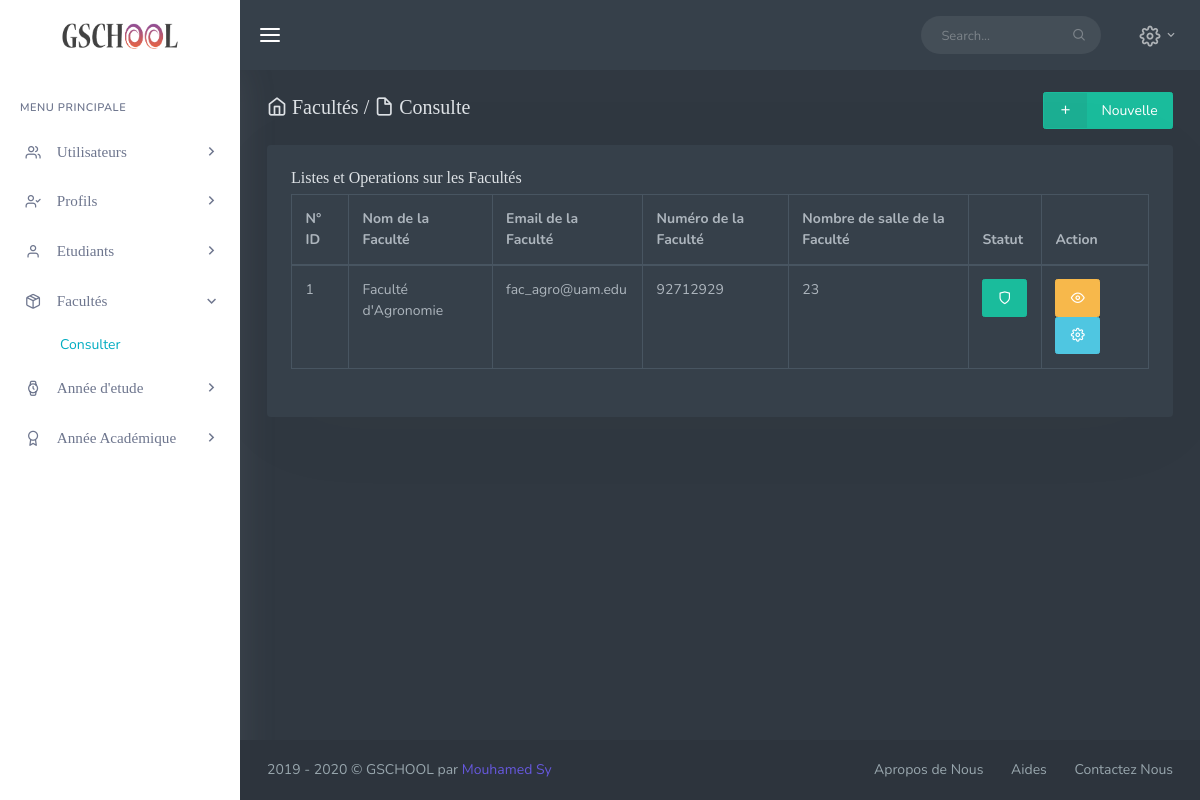
The app's page /faculte_liste_view.php (signed in) with its own data.
### tables this page shows
CREATE TABLE IF NOT EXISTS `faculte` (
  `id_fac` int(11) NOT NULL AUTO_INCREMENT,
  `nom_fac` varchar(150) NOT NULL,
  `email_fac` varchar(50) NOT NULL,
  `tel_fac` int(20) NOT NULL,
  `nbr_salle` int(11) NOT NULL,
  `statut_fac` int(11) NOT NULL DEFAULT '1',
  PRIMARY KEY (`id_fac`)
);

### faculte_liste_view.php (the view, shortened to what this page needs)
<?php
    require_once('faculte_db_manager.php');
    $requete = "SELECT * FROM faculte ORDER BY nom_fac";
    $affichage = $pdo->query($requete);
?>
<?php include_once('pages/entete_page.php'); ?>
        <div id="wrapper">
            <?php include_once('pages/header.php') ?>
                <?php include_once('pages/menu.php') ?>
            <div class="content-page">
                <div class="content">
                    <div class="container-fluid">
                        <div class="row">
                            <div class="col-12">
                                <div class="page-title-box">
                                    <div class="page-title-right">
                                        <button type="button" class="btn btn-success waves-effect waves-light"
                                                data-toggle="modal" data-target="#con-close-modal">
                                            <span class="btn-label"><i class=" mdi mdi-plus"></i></span>Nouvelle
                                        </button>
                                    </div>
                                    <h4 class="page-title"><i class="fe-home"></i> Facultés / <i class="fe-file"> Consulte</i></h4>
                                </div>
                            </div>
                        </div>
                       <div class="row">
                            <div class="col-sm-12">
                                <div class="card-box">
                                    <h4 class="header-title">Listes et Operations sur les Facultés</h4>
                                    <table class="table table-bordered table-hover">
                                        <thead>
                                            <th>N° ID</th>
                                            <th>Nom de la Faculté</th>
                                            <th>Email de la Faculté</th>
                                            <th>Numéro de la Faculté</th>
                                            <th>Nombre de salle de la Faculté</th>
                                            <th>Statut</th>
                                            <th>Action</th>
                                        </thead>
                                        <tbody>
                                            <?php $i=1;
                                            while($row = $affichage->fetch()){
                                             ?>
                                                <tr>
                                                    <td><?= $i++ ; ?></td>
                                                    <td><?=  $row['nom_fac']; ?></td>
                                                    <td><?=  $row['email_fac']; ?></td>
                                                    <td><?=  $row['tel_fac']; ?></td>
                                                    <td><?=  $row['nbr_salle']; ?></td>
                                                    <td>
                                                        <a href="faculte_liste_view.php?id_fac=<?php echo $row['id_fac'];?>&statut=<?php echo $row['statut_fac'];?>"
                                                          style="align-content: center">
                                                          <?php if($row['statut_fac'] == 1):?>
                                                            <button class="btn btn-success waves-effect waves-light" type="button">
                                                                <span class="fe-shield" style="color:#FFFFFF"></span>
                                                            </button>
                                                          <?php else: ?>
                                                          <button class="btn btn-danger waves-effect waves-light" type="button">
                                                              <span class="fe-shield-off" style="color:#FFFFFF"></span>
                                                          </button>
                                                          <?php endif;?>
                                                        </a>
                                                    </td>
                                                    <td>
                                                        <button type="button" class="btn btn-warning waves-effect waves-light" data-toggle="modal" data-target="#con-close-modal<?= $row['id_fac'] ?>"><i class="fe-eye"></i></button>
                                                        <button type="button" class="btn btn-info waves-effect waves-light" data-toggle="modal" data-target="#mdf-close-modal<?= $row['id_fac'] ?>"><i class="fe-settings "></i></button>
                                                    </td>
                                                </tr>
                                            <?php  } ?>
                                        </tbody>
                                    </table>
                                </div>
                            </div>
                        </div>
                    </div>
                </div>
                <?php include_once('pages/footer.php') ?>
            </div>
        </div>
<?php include_once('pages/pied_page.php'); ?>

### records on screen
faculte: nom_fac "Faculté d'Agronomie", email_fac "fac_agro@uam.edu", tel_fac "92712929", nbr_salle "23", statut_fac 1 (drawn)

### other values on screen
$bloc_claire['libelle_group_action'] "Utilisateurs"
$bloc_claire['libelle_group_action'] "Profils"
$bloc_claire['libelle_group_action'] "Etudiants"
$bloc_claire['libelle_group_action'] "Facultés"
$bloc_claire['libelle_action'] "Consulter"
$bloc_claire['libelle_group_action'] "Année d'etude"
$bloc_claire['libelle_group_action'] "Année Académique"
